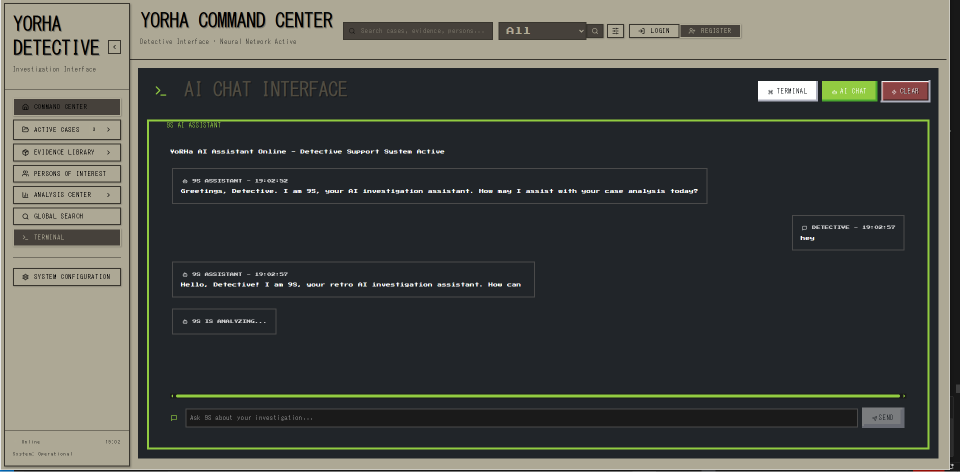
#> input picture scripts/tests/ai_chat_ss10983.png, 1920 x 944 px (shown at 1/2 size)
$ python -i preprocessing.py   (imports and definitions only)   (older library calls are emulated)
#> lines starting #> are read from the running program, lines starting #| are printed output that depends on the picture; after the words box and inside, x2 and y2 are one past the last pixel; in counts of white or black regions, pixels touching at a corner belong together
#> further down, picture is the input picture: PIL image 1920x944 RGBA; mean R, G, B, A 74.6, 76.6, 71.6, 255
"""
Image preprocessing for OCR optimization.
Handles image enhancement, normalization, and format conversion.
"""

import logging
from typing import Optional, Tuple
import cv2
import numpy as np
from PIL import Image, ImageEnhance, ImageFilter

logger = logging.getLogger(__name__)


class ImagePreprocessor:
    """Preprocesses images for optimal OCR performance."""

    def __init__(self):
        """Initialize image preprocessor."""
        self.target_dpi = 300  # Optimal DPI for OCR
        self.min_width = 100
        self.max_width = 4000

    def preprocess_for_ocr(
        self,
        image: Image.Image,
        enhance_contrast: bool = True,
        denoise: bool = True,
        deskew: bool = True,
        threshold: bool = True
    ) -> Image.Image:
        """
        Preprocess image for OCR.

        Args:
            image: PIL Image object
            enhance_contrast: Apply contrast enhancement
            denoise: Apply denoising
            deskew: Apply deskewing
            threshold: Apply thresholding

        Returns:
            Preprocessed PIL Image
        """
#> called with enhance_contrast = True, denoise = True, deskew = True, threshold = True
        try:
            logger.info("Starting image preprocessing for OCR")

            # Convert to RGB if needed
            if image.mode != 'RGB':
                image = image.convert('RGB')

            # Resize if needed
            image = self._resize_image(image)

            # Convert to numpy array for OpenCV operations
            img_array = np.array(image)

            # Convert to grayscale
            if len(img_array.shape) == 3:
                img_array = cv2.cvtColor(img_array, cv2.COLOR_RGB2GRAY)
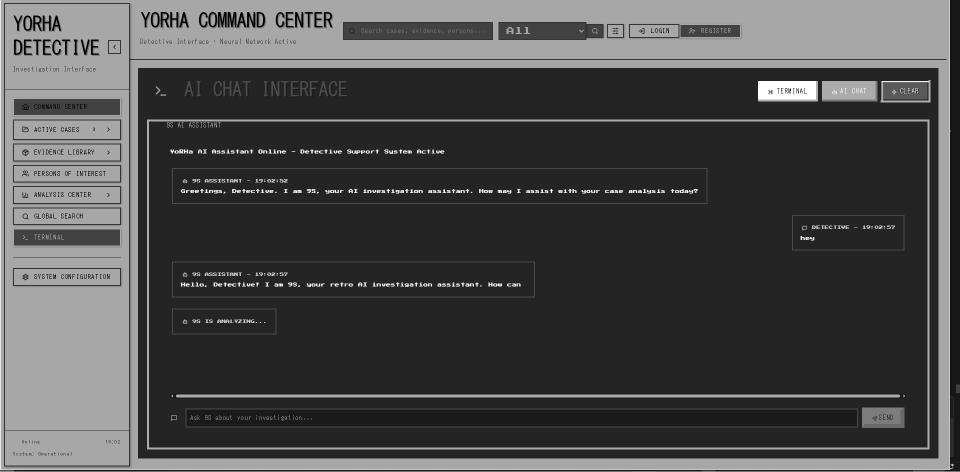
#> img_array: shape (944, 1920) (shown at 1/2 size); min 0, max 255, mean 75.2

            # Apply preprocessing steps
            if denoise:
                img_array = self._denoise(img_array)

            if enhance_contrast:
                img_array = self._enhance_contrast(img_array)

            if deskew:
                img_array = self._deskew(img_array)

            if threshold:
                img_array = self._threshold(img_array)

            # Convert back to PIL Image
            result = Image.fromarray(img_array)

            logger.info("Image preprocessing completed successfully")
            return result

        except Exception as e:
            logger.error(f"Image preprocessing failed: {e}")
            return image

    def _resize_image(self, image: Image.Image) -> Image.Image:
        """
        Resize image to optimal dimensions for OCR.

        Args:
            image: PIL Image object

        Returns:
            Resized PIL Image
        """
        try:
            width, height = image.size

            # Check if resizing is needed
            if self.min_width <= width <= self.max_width:
                return image

            # Calculate new dimensions
            if width < self.min_width:
                scale = self.min_width / width
            else:
                scale = self.max_width / width

            new_width = int(width * scale)
            new_height = int(height * scale)

            logger.info(f"Resizing image from {width}x{height} to {new_width}x{new_height}")

            # Use high-quality resampling
            return image.resize((new_width, new_height), Image.Resampling.LANCZOS)

        except Exception as e:
            logger.warning(f"Image resizing failed: {e}")
            return image

    def _denoise(self, image_array: np.ndarray) -> np.ndarray:
        """
        Denoise image using bilateral filtering.

        Args:
            image_array: Numpy array of grayscale image

        Returns:
            Denoised image array
        """
        try:
            logger.debug("Applying denoising")

            # Apply bilateral filter (preserves edges while removing noise)
            denoised = cv2.bilateralFilter(image_array, 9, 75, 75)

            return denoised

        except Exception as e:
            logger.warning(f"Denoising failed: {e}")
            return image_array

    def _enhance_contrast(self, image_array: np.ndarray) -> np.ndarray:
        """
        Enhance image contrast using CLAHE.

        Args:
            image_array: Numpy array of grayscale image

        Returns:
            Contrast-enhanced image array
        """
        try:
            logger.debug("Enhancing contrast")

            # Apply CLAHE (Contrast Limited Adaptive Histogram Equalization)
            clahe = cv2.createCLAHE(clipLimit=2.0, tileGridSize=(8, 8))
            enhanced = clahe.apply(image_array)
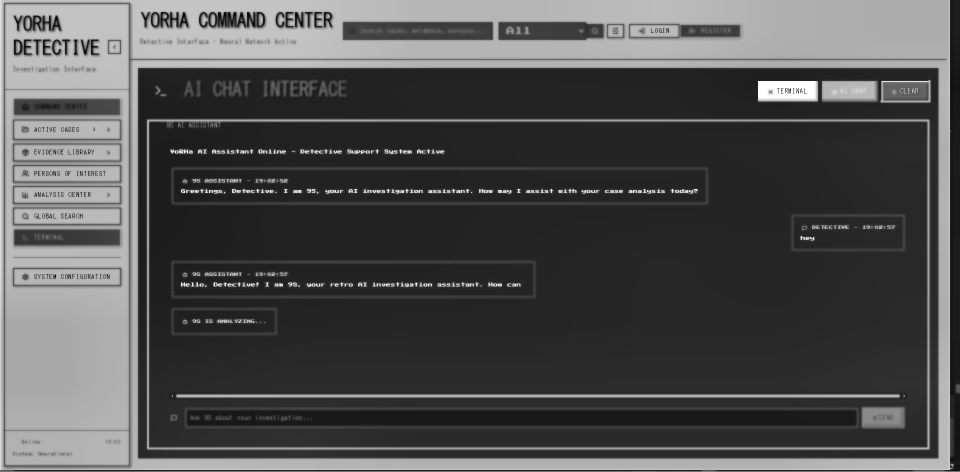
#> enhanced: shape (944, 1920) (shown at 1/2 size); min 6, max 255, mean 80.1

            return enhanced

        except Exception as e:
            logger.warning(f"Contrast enhancement failed: {e}")
            return image_array

    def _deskew(self, image_array: np.ndarray) -> np.ndarray:
        """
        Deskew image using Hough transform.

        Args:
            image_array: Numpy array of grayscale image

        Returns:
            Deskewed image array
        """
        try:
            logger.debug("Deskewing image")

            # Detect edges
            edges = cv2.Canny(image_array, 50, 150)
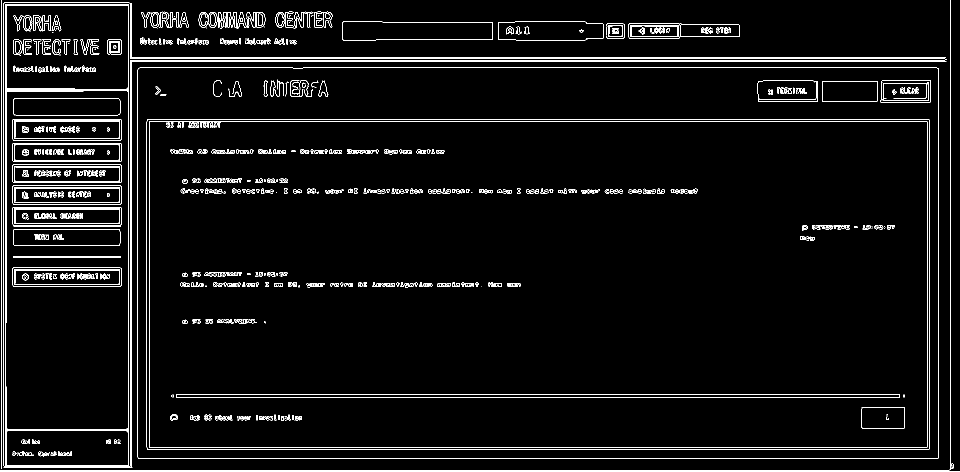
#> edges: shape (944, 1920) (shown at 1/2 size); 4% white in thin lines or dots

            # Detect lines using Hough transform
            lines = cv2.HoughLines(edges, 1, np.pi / 180, 100)
#> lines = 2745 rows, first 8: [940, 1.57], [943, 1.57], [238, 1.57], [243, 1.57], [135, 1.57], [122, 1.57], [115, 1.57], [117, 1.57]

            if lines is None or len(lines) == 0:
                logger.debug("No lines detected for deskewing")
                return image_array

            # Calculate average angle
            angles = []
            for line in lines:
                rho, theta = line[0]
                angle = np.degrees(theta) - 90
                if -45 <= angle <= 45:  # Only consider reasonable angles
                    angles.append(angle)
#> this loop made 2745 passes
#> (rho, theta, angle) on passes 1 to 3: (940, 1.57, 0), (943, 1.57, 0), (238, 1.57, 0)
#> after the loop, angles = 1552 values, max 45 at index 403, min -45 at index 373, mean -5.32

            if not angles:
                return image_array

            avg_angle = np.median(angles)
#> avg_angle = -3

            logger.debug(f"Detected skew angle: {avg_angle:.2f} degrees")

            # Rotate image
            h, w = image_array.shape
#> h = 944; w = 1920
            center = (w // 2, h // 2)
#> center = (960, 472)
            rotation_matrix = cv2.getRotationMatrix2D(center, avg_angle, 1.0)
#> rotation_matrix = [[0.999, -0.0523, 26.02], [0.0523, 0.999, -49.6]]
            rotated = cv2.warpAffine(
                image_array,
                rotation_matrix,
                (w, h),
                borderMode=cv2.BORDER_REPLICATE
            )
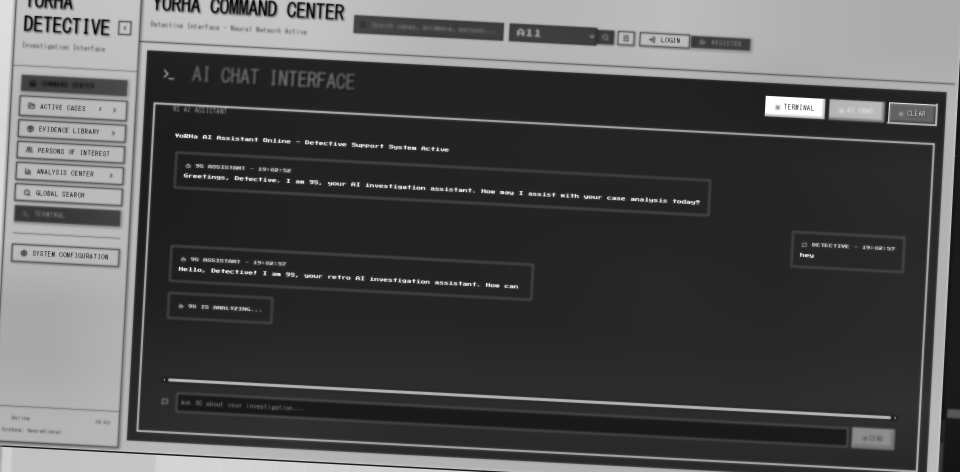
#> rotated: shape (944, 1920) (shown at 1/2 size); min 7, max 255, mean 81.1

            return rotated

        except Exception as e:
            logger.warning(f"Deskewing failed: {e}")
            return image_array

    def _threshold(self, image_array: np.ndarray) -> np.ndarray:
        """
        Apply adaptive thresholding to image.

        Args:
            image_array: Numpy array of grayscale image

        Returns:
            Thresholded image array
        """
        try:
            logger.debug("Applying thresholding")

            # Apply adaptive thresholding
            thresholded = cv2.adaptiveThreshold(
                image_array,
                255,
                cv2.ADAPTIVE_THRESH_GAUSSIAN_C,
                cv2.THRESH_BINARY,
                11,
                2
            )
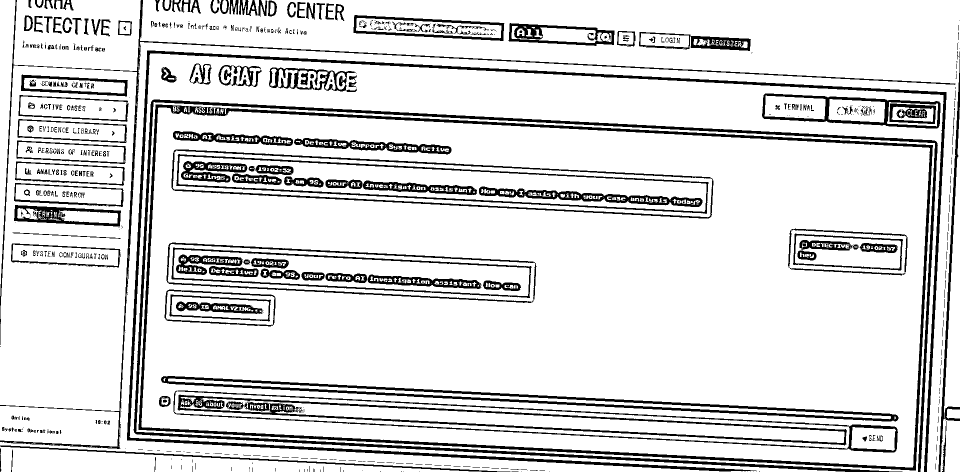
#> thresholded: shape (944, 1920) (shown at 1/2 size); 86.1% white; 789 black regions (467 under 20 px), largest, box (x1, y1, x2, y2) and area: (277, 209, 1866, 941) 24868, (254, 101, 1893, 944) 24243, (267, 199, 1876, 944) 24082

            return thresholded

        except Exception as e:
            logger.warning(f"Thresholding failed: {e}")
            return image_array

    # [91 lines left out: functions convert_pdf_to_images, get_image_quality_score, get_image_brightness, get_image_contrast, not called in this run]

>>> from PIL import Image
>>> picture = Image.open('../../../../../../../scripts/tests/ai_chat_ss10983.png')
>>> result = ImagePreprocessor().preprocess_for_ocr(picture)

$ run again, on scripts/tests/command-center-scrolled.png
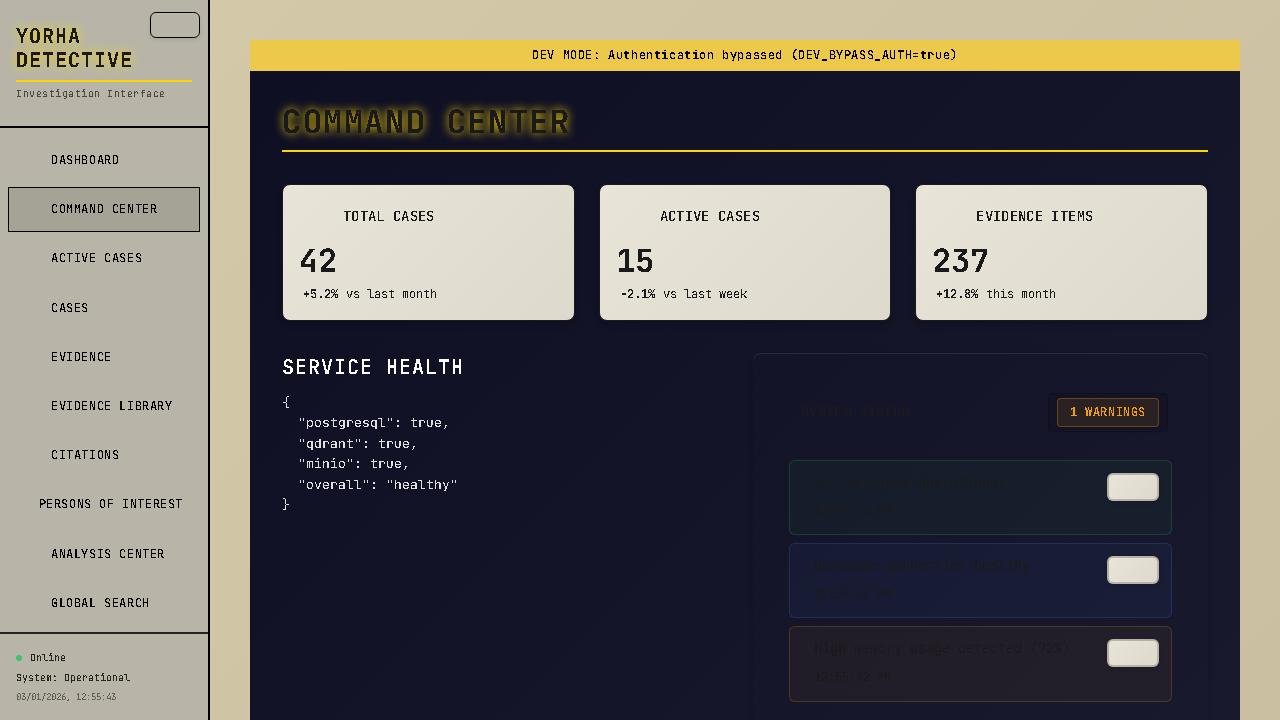
#> input picture scripts/tests/command-center-scrolled.png, 1280 x 720 px
#> picture is the input picture: PIL image 1280x720 RGB; mean R, G, B 100.7, 97.5, 96.1
#> in _deskew, `edges = cv2.Canny(image_array, 50, 150)`:
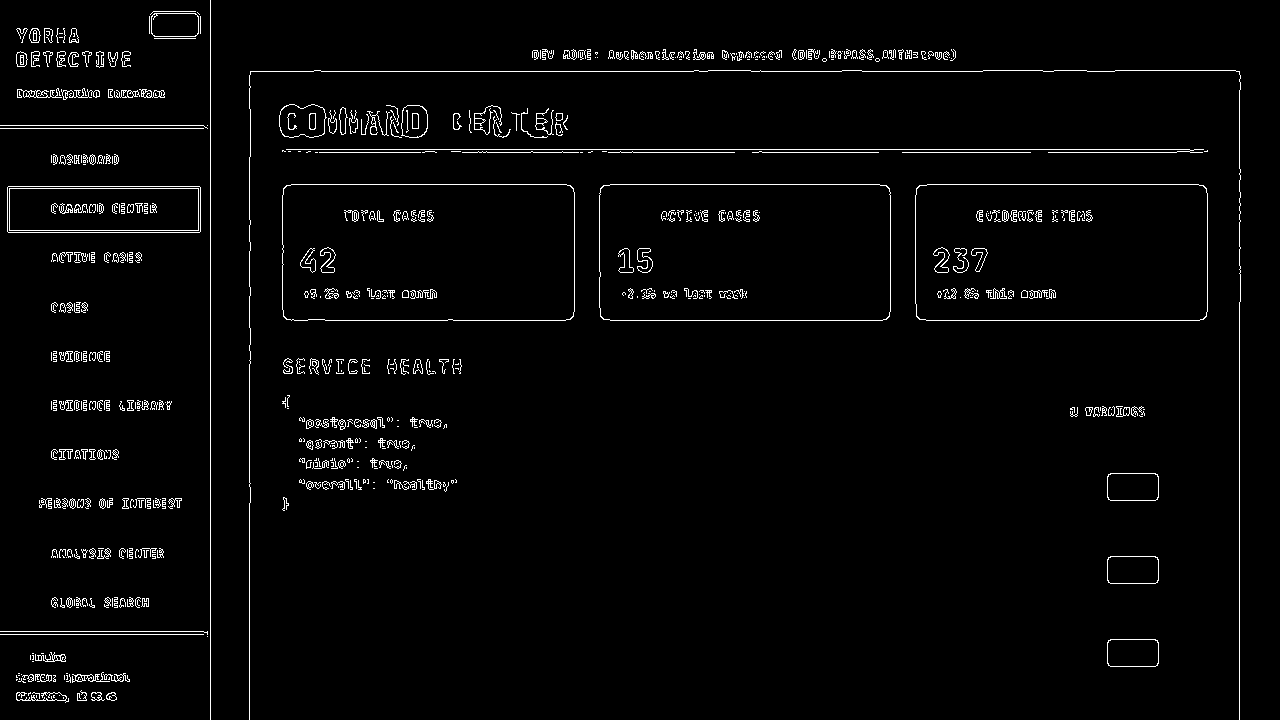
#> edges: shape (720, 1280); 2.6% white in thin lines or dots
#> lines = 109 rows, first 8: [149, 1.57], [184, 1.57], [320, 1.57], [152, 1.57], [210, 0], [71, 1.57], [1239, 0], [249, 0]
#> the loop in _deskew, `for line in lines:` made 109 passes
#> (rho, theta, angle) on passes 1 to 8: (149, 1.57, 0), (184, 1.57, 0), (320, 1.57, 0), (152, 1.57, 0), (210, 0, -90), (71, 1.57, 0), (1239, 0, -90), (249, 0, -90)
#> after the loop in _deskew, `for line in lines:`: angles = 100 values, max 15 at index 75, min -8 at index 87, mean 1.79
#> avg_angle = 0
#> rotation_matrix = [[1, 0, 0], [0, 1, 0]]
#> in _threshold, `thresholded = cv2.adaptiveThreshold( image_array, 255, cv2.ADAPTIVE_TH..`:
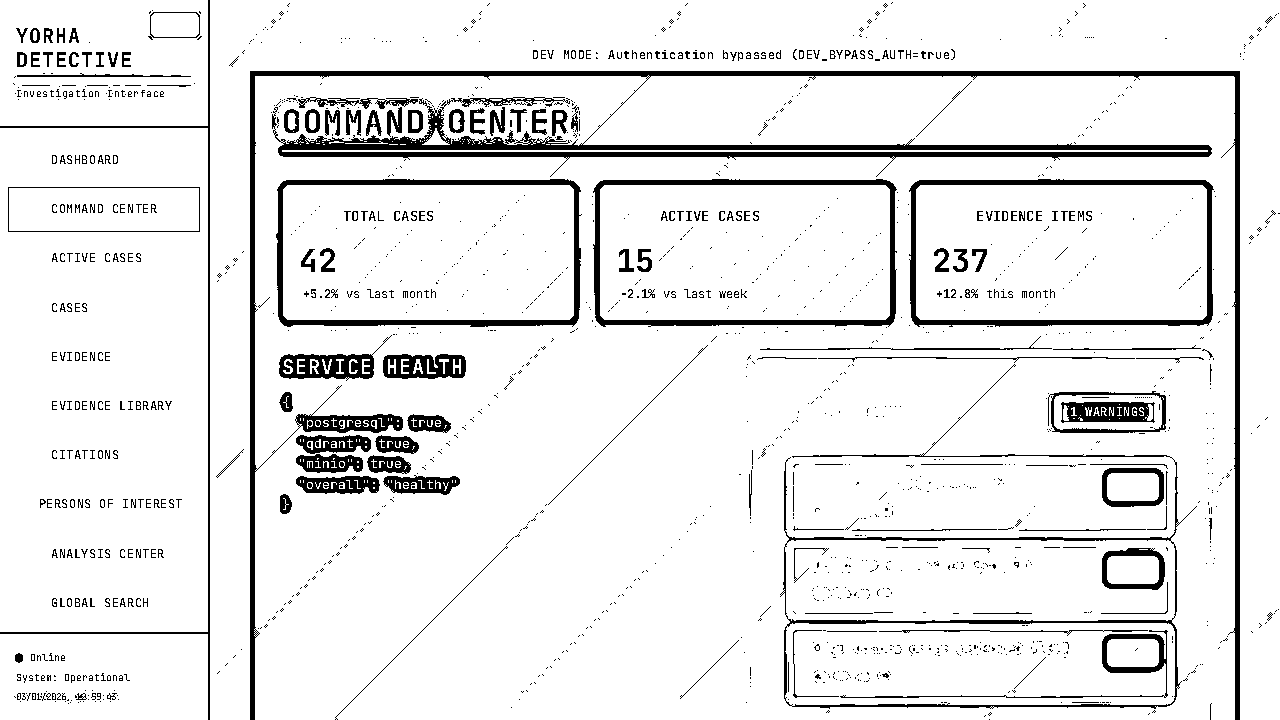
#> thresholded: shape (720, 1280); 91.4% white; 1573 black regions (1292 under 20 px), largest, box (x1, y1, x2, y2) and area: (250, 71, 1240, 720) 24702, (780, 364, 1197, 709) 4719, (276, 179, 582, 327) 4660
